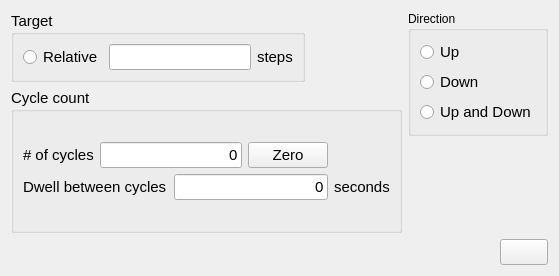
            <widget class="QWidget" name="tabMotorCycle">
             <attribute name="title">
              <string>Cycle</string>
             </attribute>
             <layout class="QGridLayout" name="gridLayout_10">
              <item row="0" column="0">
               <layout class="QGridLayout" name="gridLayout_4">
                <item row="0" column="0">
                 <widget class="QGroupBox" name="groupBox_9">
                  <property name="font">
                   <font>
                    <pointsize>11</pointsize>
                   </font>
                  </property>
                  <property name="title">
                   <string>Target</string>
                  </property>
                  <layout class="QGridLayout" name="gridLayout_3">
                   <item row="0" column="0">
                    <layout class="QHBoxLayout" name="horizontalLayout_3">
                     <item>
                      <widget class="QRadioButton" name="rb_motor_cycle">
                       <property name="font">
                        <font>
                         <pointsize>11</pointsize>
                        </font>
                       </property>
                       <property name="text">
                        <string>Relative</string>
                       </property>
                      </widget>
                     </item>
                     <item>
                      <widget class="QLineEdit" name="le_motor_cycle_relative_step_nb">
                       <property name="minimumSize">
                        <size>
                         <width>0</width>
                         <height>20</height>
                        </size>
                       </property>
                      </widget>
                     </item>
                     <item>
                      <widget class="QLabel" name="label_13">
                       <property name="font">
                        <font>
                         <pointsize>11</pointsize>
                        </font>
                       </property>
                       <property name="text">
                        <string>steps</string>
                       </property>
                      </widget>
                     </item>
                    </layout>
                   </item>
                  </layout>
                 </widget>
                </item>
                <item row="0" column="1">
                 <spacer name="horizontalSpacer_3">
                  <property name="orientation">
                   <enum>Qt::Horizontal</enum>
                  </property>
                  <property name="sizeHint" stdset="0">
                   <size>
                    <width>25</width>
                    <height>57</height>
                   </size>
                  </property>
                 </spacer>
                </item>
                <item row="0" column="2" rowspan="2">
                 <widget class="QGroupBox" name="groupBox_10">
                  <property name="title">
                   <string>Direction</string>
                  </property>
                  <layout class="QGridLayout" name="gridLayout_8">
                   <item row="0" column="0">
                    <layout class="QVBoxLayout" name="verticalLayout_3">
                     <item>
                      <widget class="QRadioButton" name="rb_motor_cycle_up">
                       <property name="font">
                        <font>
                         <pointsize>11</pointsize>
                        </font>
                       </property>
                       <property name="text">
                        <string>Up</string>
                       </property>
                      </widget>
                     </item>
                     <item>
                      <widget class="QRadioButton" name="rb_motor_cycle_down">
                       <property name="font">
                        <font>
                         <pointsize>11</pointsize>
                        </font>
                       </property>
                       <property name="text">
                        <string>Down</string>
                       </property>
                      </widget>
                     </item>
                     <item>
                      <widget class="QRadioButton" name="rb_motor_cycle_updown">
                       <property name="font">
                        <font>
                         <pointsize>11</pointsize>
                        </font>
                       </property>
                       <property name="text">
                        <string>Up and Down</string>
                       </property>
                      </widget>
                     </item>
                    </layout>
                   </item>
                  </layout>
                 </widget>
                </item>
                <item row="1" column="0" rowspan="2" colspan="2">
                 <widget class="QGroupBox" name="groupBox_8">
                  <property name="minimumSize">
                   <size>
                    <width>0</width>
                    <height>90</height>
                   </size>
                  </property>
                  <property name="font">
                   <font>
                    <pointsize>11</pointsize>
                    <weight>50</weight>
                    <bold>false</bold>
                   </font>
                  </property>
                  <property name="title">
                   <string>Cycle count</string>
                  </property>
                  <layout class="QGridLayout" name="gridLayout_5">
                   <item row="0" column="0">
                    <layout class="QGridLayout" name="gridLayout_2">
                     <item row="0" column="0">
                      <widget class="QLabel" name="label_11">
                       <property name="font">
                        <font>
                         <pointsize>11</pointsize>
                        </font>
                       </property>
                       <property name="text">
                        <string># of cycles</string>
                       </property>
                      </widget>
                     </item>
                     <item row="0" column="1" colspan="2">
                      <widget class="QLineEdit" name="le_motor_number_of_cycle">
                       <property name="minimumSize">
                        <size>
                         <width>0</width>
                         <height>20</height>
                        </size>
                       </property>
                       <property name="toolTip">
                        <string>Number of cycles (int between O and 100)</string>
                       </property>
                       <property name="text">
                        <string>0</string>
                       </property>
                       <property name="alignment">
                        <set>Qt::AlignRight|Qt::AlignTrailing|Qt::AlignVCenter</set>
                       </property>
                      </widget>
                     </item>
                     <item row="0" column="3">
                      <widget class="QPushButton" name="pbMotorCycleInit2zero">
                       <property name="text">
                        <string>Zero</string>
                       </property>
                      </widget>
                     </item>
                     <item row="1" column="0" colspan="2">
                      <widget class="QLabel" name="label_12">
                       <property name="font">
                        <font>
                         <pointsize>11</pointsize>
                        </font>
                       </property>
                       <property name="text">
                        <string>Dwell between cycles</string>
                       </property>
                      </widget>
                     </item>
                     <item row="1" column="2" colspan="2">
                      <widget class="QLineEdit" name="le_motor_cycle_dwell">
                       <property name="minimumSize">
                        <size>
                         <width>0</width>
                         <height>20</height>
                        </size>
                       </property>
                       <property name="toolTip">
                        <string>Dwell time between two cycle</string>
                       </property>
                       <property name="text">
                        <string>0</string>
                       </property>
                       <property name="alignment">
                        <set>Qt::AlignRight|Qt::AlignTrailing|Qt::AlignVCenter</set>
                       </property>
                      </widget>
                     </item>
                     <item row="1" column="4">
                      <widget class="QLabel" name="label_2">
                       <property name="font">
                        <font>
                         <pointsize>11</pointsize>
                        </font>
                       </property>
                       <property name="text">
                        <string>seconds</string>
                       </property>
                      </widget>
                     </item>
                    </layout>
                   </item>
                  </layout>
                 </widget>
                </item>
                <item row="2" column="2">
                 <spacer name="verticalSpacer_3">
                  <property name="orientation">
                   <enum>Qt::Vertical</enum>
                  </property>
                  <property name="sizeHint" stdset="0">
                   <size>
                    <width>20</width>
                    <height>97</height>
                   </size>
                  </property>
                 </spacer>
                </item>
                <item row="3" column="0" colspan="3">
                 <layout class="QHBoxLayout" name="horizontalLayout_13">
                  <item>
                   <spacer name="horizontalSpacer_2">
                    <property name="orientation">
                     <enum>Qt::Horizontal</enum>
                    </property>
                    <property name="sizeHint" stdset="0">
                     <size>
                      <width>74</width>
                      <height>20</height>
                     </size>
                    </property>
                   </spacer>
                  </item>
                  <item>
                   <widget class="QPushButton" name="pbMotorCycleRun">
                    <property name="font">
                     <font>
                      <pointsize>11</pointsize>
                     </font>
                    </property>
                    <property name="text">
                     <string/>
                    </property>
                    <property name="icon">
                     <iconset>
                      <normaloff>../icon/noun_play_3387751.png</normaloff>
                      <normalon>../icon/noun_Stop.png</normalon>../icon/noun_play_3387751.png</iconset>
                    </property>
                    <property name="iconSize">
                     <size>
                      <width>24</width>
                      <height>24</height>
                     </size>
                    </property>
                    <property name="shortcut">
                     <string>Ctrl+R</string>
                    </property>
                    <property name="checkable">
                     <bool>true</bool>
                    </property>
                   </widget>
                  </item>
                 </layout>
                </item>
               </layout>
              </item>
             </layout>
            </widget>
